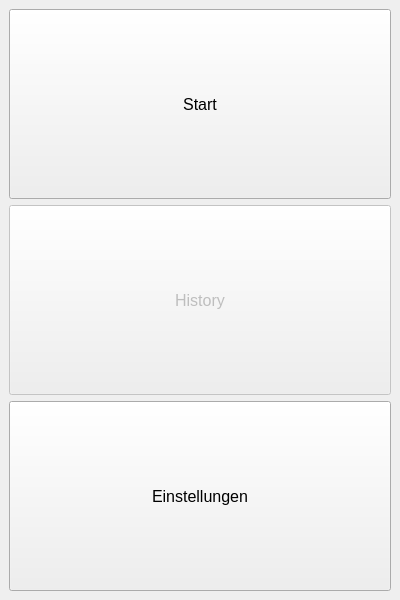
<?xml version="1.0" encoding="UTF-8"?>
<ui version="4.0">
 <class>MainWindow</class>
 <widget class="QMainWindow" name="MainWindow">
  <property name="windowModality">
   <enum>Qt::WindowModal</enum>
  </property>
  <property name="geometry">
   <rect>
    <x>0</x>
    <y>0</y>
    <width>400</width>
    <height>600</height>
   </rect>
  </property>
  <property name="sizePolicy">
   <sizepolicy hsizetype="Fixed" vsizetype="Fixed">
    <horstretch>0</horstretch>
    <verstretch>0</verstretch>
   </sizepolicy>
  </property>
  <property name="windowTitle">
   <string>RaceTracker</string>
  </property>
  <property name="windowIcon">
   <iconset>
    <normaloff>../../../../Bilder/coffee.jpg</normaloff>../../../../Bilder/coffee.jpg</iconset>
  </property>
  <property name="toolButtonStyle">
   <enum>Qt::ToolButtonTextOnly</enum>
  </property>
  <widget class="QWidget" name="centralwidget">
   <layout class="QVBoxLayout" name="verticalLayout">
    <item>
     <widget class="QPushButton" name="button_start">
      <property name="sizePolicy">
       <sizepolicy hsizetype="Minimum" vsizetype="Minimum">
        <horstretch>0</horstretch>
        <verstretch>0</verstretch>
       </sizepolicy>
      </property>
      <property name="font">
       <font>
        <pointsize>12</pointsize>
       </font>
      </property>
      <property name="text">
       <string>Start</string>
      </property>
     </widget>
    </item>
    <item>
     <widget class="QPushButton" name="button_hitory">
      <property name="enabled">
       <bool>false</bool>
      </property>
      <property name="sizePolicy">
       <sizepolicy hsizetype="Minimum" vsizetype="Minimum">
        <horstretch>0</horstretch>
        <verstretch>0</verstretch>
       </sizepolicy>
      </property>
      <property name="font">
       <font>
        <pointsize>12</pointsize>
       </font>
      </property>
      <property name="text">
       <string>History</string>
      </property>
     </widget>
    </item>
    <item>
     <widget class="QPushButton" name="button_settings">
      <property name="sizePolicy">
       <sizepolicy hsizetype="Minimum" vsizetype="Minimum">
        <horstretch>0</horstretch>
        <verstretch>0</verstretch>
       </sizepolicy>
      </property>
      <property name="font">
       <font>
        <pointsize>12</pointsize>
       </font>
      </property>
      <property name="text">
       <string>Einstellungen</string>
      </property>
     </widget>
    </item>
   </layout>
  </widget>
 </widget>
 <resources/>
 <connections/>
</ui>
